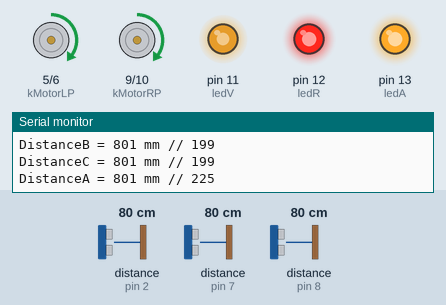
Simulated run of this sketch. Board: Arduino Uno, built with avr-gcc and run on an emulated ATmega328P. On the bench: motor-driver pin pairs drawn as motors (green arrow = first pin HIGH = forward, orange = second pin HIGH = backward, longer = more drive), output pins drawn as LEDs (lit = HIGH), the last lines printed to the serial monitor. Wiring (inferred from the names in the program): 3 × ultrasonic range finder: trigger A3, echo pin 8 / trigger A4, echo pin 2 / trigger A5, echo pin 7. The test bench sets the inputs (shaded band); at power-on: distance to the obstacle (sensors on pin 7, pin 2, pin 8) 80 cm. The echo pulse lasts 58.3 µs per cm; pins used as bus, display or sensor lines are not drawn.

Above: at 1.2 s.
1.3 s: distance to the obstacle (sensor on pin 7) set to 100 cm
At 2.1 s:
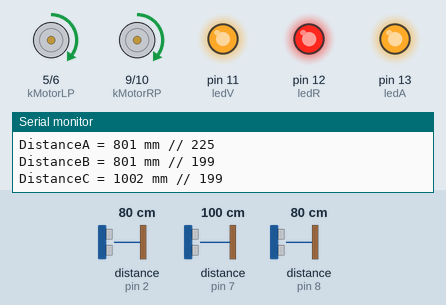
4.3 s: distance to the obstacle (sensor on pin 7) set to 106 cm
At 5.1 s:
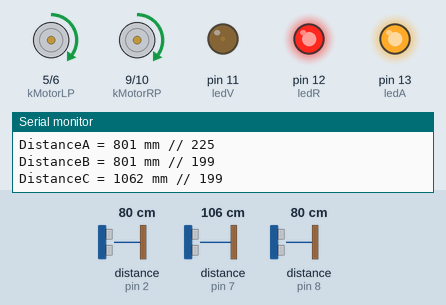
5.9 s: distance to the obstacle (sensor on pin 2) set to 56 cm
7.4 s: distance to the obstacle (sensor on pin 2) set to 48 cm
At 7.8 s:
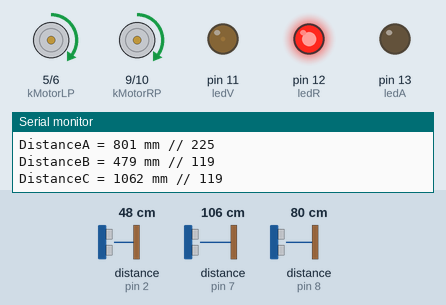
9.0 s: distance to the obstacle (sensor on pin 8) set to 2 cm
At 10.0 s:
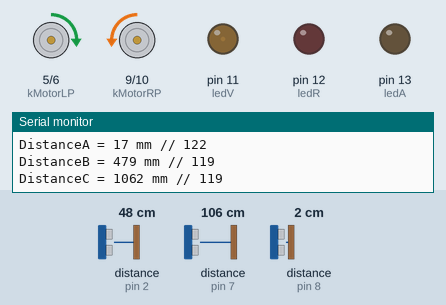
10.6 s: distance to the obstacle (sensor on pin 8) set to 35 cm
At 11.07 s:
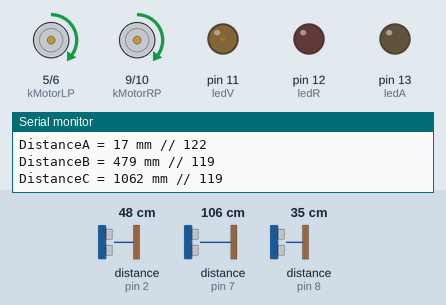
Timing chart, 0 to 13.6 s (numbered marks = the images above; inputs shaded):
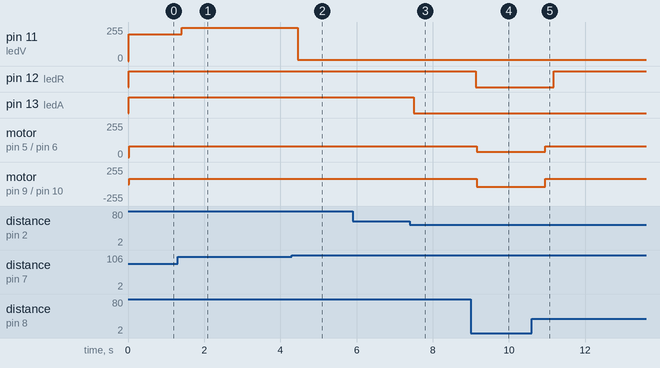

The sketch:

avoid_obstacles.ino
```cpp
/*
########### dreamsterbot.org ###########

 This is an example of a basic Dreamsterbot code.
 It avoids obstacles using 3 sensors.
 Also changes the led intesity acording to the distance sensed.
   */

const int TriggerPinA = A3;
const int EchoPinA = 8;
const int TriggerPinB = A4;
const int EchoPinB = 2;
const int TriggerPinC = A5;
const int EchoPinC = 7;
// A= adelenate
int DistanceA_mm;
int DistanceB_mm;
int DistanceC_mm;
const int ledA = 13;
const int ledR = 12;
const int ledV = 11;
int outA;
int outB;
int outC;

// IN1 = P  / IN2 = L
int kMotorLP = 5;
int kMotorLN = 6;
int kMotorRP = 9;
int kMotorRN = 10;


// the setup function runs once when you press reset or power the board
void setup() {
  // initialize digital pin 13 as an output.
  pinMode(ledA, OUTPUT);
  pinMode(ledR, OUTPUT);
  pinMode(ledV,OUTPUT);
  pinMode(TriggerPinA, OUTPUT);
  pinMode(EchoPinA, INPUT);
  pinMode(TriggerPinB, OUTPUT);
  pinMode(EchoPinB, INPUT);
  pinMode(TriggerPinC, OUTPUT);
  pinMode(EchoPinC, INPUT);
  Serial.begin(9600);

 digitalWrite(ledA,LOW);
 digitalWrite(ledR,LOW);
 digitalWrite(ledV,LOW);

  digitalWrite(kMotorLP, LOW);
 digitalWrite(kMotorLN, LOW);
 digitalWrite(kMotorRP, LOW);
 digitalWrite(kMotorRN, LOW);
}

   int  readSensor(int trigger, int echo)
 {
   int duration;
   digitalWrite(trigger, LOW);
   delayMicroseconds(2);
   digitalWrite(trigger, HIGH);
   delayMicroseconds(10);
   digitalWrite(trigger, LOW);
   duration = pulseIn(echo, HIGH);
   if (duration < 0) duration = 0;
   return ((duration / 2.9) / 2);
 }

void loop() {

 DistanceA_mm = readSensor(TriggerPinA, EchoPinA);
 DistanceB_mm = readSensor(TriggerPinB, EchoPinB);
 DistanceC_mm = readSensor(TriggerPinC, EchoPinC);

  outA = map(DistanceA_mm, 0, 1023, 120, 255);
  analogWrite(ledR, outA);
  outB = map(DistanceB_mm, 0, 1023, 0, 255);
  analogWrite(ledA, outB);
  outC = map(DistanceC_mm, 0, 1023, 0, 255);
  analogWrite(ledV, outC);

  Serial.print("DistanceA = ");
  Serial.print(DistanceA_mm);
  Serial.print (" mm // ");
  Serial.println (outA, DEC);

  Serial.print("DistanceB = ");
  Serial.print(DistanceB_mm);
  Serial.print (" mm // ");
  Serial.println (outB, DEC);

  Serial.print("DistanceC = ");
  Serial.print(DistanceC_mm);
  Serial.print (" mm // ");
  Serial.println (outB, DEC);

   if (DistanceA_mm < 200 && DistanceB_mm < 200) {
     while(DistanceA_mm<200){
      analogWrite(kMotorLP, 20);
      analogWrite(kMotorLN, 60);
      analogWrite(kMotorRP, 60);
      analogWrite(kMotorRN, 20);
      DistanceA_mm = readSensor(TriggerPinA, EchoPinA);
      DistanceB_mm = readSensor(TriggerPinB, EchoPinB);
      }
    delay(200);
   }


   if (DistanceA_mm < 200 && DistanceC_mm < 200) {
     while(DistanceA_mm<200){
     analogWrite(kMotorLP, 60);
     analogWrite(kMotorLN, 20);
     analogWrite(kMotorRP, 20);
     analogWrite(kMotorRN, 60);
     DistanceA_mm = readSensor(TriggerPinA, EchoPinA);
     DistanceC_mm = readSensor(TriggerPinB, EchoPinB);
     delay(200);
   }
   }

   while(DistanceA_mm <200){
     analogWrite(kMotorLP, 60);
    analogWrite(kMotorLN, 20);
    analogWrite(kMotorRP, 20);
    analogWrite(kMotorRN, 60);
    DistanceA_mm = readSensor(TriggerPinA, EchoPinA);
    delay(200);
   }

  analogWrite(kMotorLP, 80);
  analogWrite(kMotorLN, 0);
  analogWrite(kMotorRP, 80);
  analogWrite(kMotorRN, 0);
  delay(200);
}
```

Measured:
- the behaviour switches between 102 and 103 cm on distance to the obstacle (sensor on pin 7) (found by bisection; images 1 and 2)
- the behaviour switches between 52 and 51 cm on distance to the obstacle (sensor on pin 2) (found by bisection; images 2 and 3)
- after the input at 1.3 s, pin 11 (ledV): 199/255 → 249/255 after 0.11 s
- after the input at 4.3 s, pin 11 (ledV): 249/255 → 8/255 after 0.16 s
- after the input at 7.4 s, pin 13 (ledA): HIGH → LOW after 0.11 s
- after the input at 9.0 s, pin 12 (ledR): HIGH → LOW after 0.14 s; motor on pin 5 (kMotorLP) / pin 6 (kMotorLN): forward 80/255 → forward 40/255 after 0.15 s; motor on pin 9 (kMotorRP) / pin 10 (kMotorRN): forward 80/255 → backward 40/255 after 0.15 s
- after the input at 10.6 s, pin 12 (ledR): LOW → HIGH after 0.57 s; motor on pin 5 (kMotorLP) / pin 6 (kMotorLN): forward 40/255 → forward 80/255 after 0.36 s; motor on pin 9 (kMotorRP) / pin 10 (kMotorRN): backward 40/255 → forward 80/255 after 0.36 s
